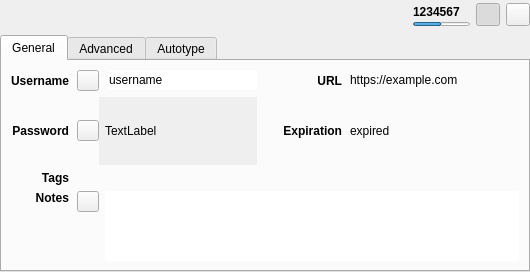
<?xml version="1.0" encoding="UTF-8"?>
<ui version="4.0">
 <class>EntryPreviewWidget</class>
 <widget class="QWidget" name="EntryPreviewWidget">
  <property name="geometry">
   <rect>
    <x>0</x>
    <y>0</y>
    <width>530</width>
    <height>257</height>
   </rect>
  </property>
  <layout class="QVBoxLayout" name="verticalLayout_7">
   <property name="spacing">
    <number>0</number>
   </property>
   <property name="leftMargin">
    <number>0</number>
   </property>
   <property name="topMargin">
    <number>0</number>
   </property>
   <property name="rightMargin">
    <number>0</number>
   </property>
   <property name="bottomMargin">
    <number>0</number>
   </property>
   <item>
    <widget class="QStackedWidget" name="stackedWidget">
     <property name="currentIndex">
      <number>0</number>
     </property>
     <widget class="QWidget" name="pageEntry">
      <layout class="QVBoxLayout" name="verticalLayout_3">
       <property name="leftMargin">
        <number>0</number>
       </property>
       <property name="topMargin">
        <number>0</number>
       </property>
       <property name="rightMargin">
        <number>0</number>
       </property>
       <property name="bottomMargin">
        <number>0</number>
       </property>
       <item>
        <layout class="QHBoxLayout" name="entryHorizontalLayout" stretch="1,0,0,0">
         <property name="sizeConstraint">
          <enum>QLayout::SetDefaultConstraint</enum>
         </property>
         <property name="leftMargin">
          <number>5</number>
         </property>
         <property name="topMargin">
          <number>3</number>
         </property>
         <property name="bottomMargin">
          <number>3</number>
         </property>
         <item>
          <layout class="QHBoxLayout" name="horizontalLayout">
           <property name="spacing">
            <number>12</number>
           </property>
           <item>
            <widget class="QLabel" name="entryIcon">
             <property name="sizePolicy">
              <sizepolicy hsizetype="Minimum" vsizetype="Preferred">
               <horstretch>0</horstretch>
               <verstretch>0</verstretch>
              </sizepolicy>
             </property>
             <property name="minimumSize">
              <size>
               <width>16</width>
               <height>0</height>
              </size>
             </property>
             <property name="text">
              <string/>
             </property>
            </widget>
           </item>
           <item>
            <widget class="ElidedLabel" name="entryTitleLabel">
             <property name="sizePolicy">
              <sizepolicy hsizetype="Expanding" vsizetype="Preferred">
               <horstretch>0</horstretch>
               <verstretch>0</verstretch>
              </sizepolicy>
             </property>
             <property name="font">
              <font>
               <pointsize>12</pointsize>
              </font>
             </property>
             <property name="focusPolicy">
              <enum>Qt::ClickFocus</enum>
             </property>
             <property name="textFormat">
              <enum>Qt::PlainText</enum>
             </property>
             <property name="textInteractionFlags">
              <set>Qt::LinksAccessibleByMouse|Qt::TextSelectableByMouse</set>
             </property>
            </widget>
           </item>
          </layout>
         </item>
         <item>
          <widget class="QWidget" name="entryTotp" native="true">
           <property name="minimumSize">
            <size>
             <width>0</width>
             <height>0</height>
            </size>
           </property>
           <layout class="QVBoxLayout" name="verticalLayout_2">
            <property name="spacing">
             <number>0</number>
            </property>
            <property name="leftMargin">
             <number>0</number>
            </property>
            <property name="topMargin">
             <number>0</number>
            </property>
            <property name="rightMargin">
             <number>0</number>
            </property>
            <property name="bottomMargin">
             <number>0</number>
            </property>
            <item>
             <widget class="QLabel" name="entryTotpLabel">
              <property name="font">
               <font>
                <bold>true</bold>
               </font>
              </property>
              <property name="toolTip">
               <string>Double click to copy to clipboard</string>
              </property>
              <property name="text">
               <string notr="true">1234567</string>
              </property>
              <property name="textInteractionFlags">
               <set>Qt::TextInteractionFlag::LinksAccessibleByMouse|Qt::TextInteractionFlag::TextSelectableByKeyboard|Qt::TextInteractionFlag::TextSelectableByMouse</set>
              </property>
             </widget>
            </item>
            <item>
             <widget class="QProgressBar" name="entryTotpProgress">
              <property name="maximumSize">
               <size>
                <width>57</width>
                <height>4</height>
               </size>
              </property>
              <property name="value">
               <number>50</number>
              </property>
              <property name="textVisible">
               <bool>false</bool>
              </property>
             </widget>
            </item>
           </layout>
          </widget>
         </item>
         <item>
          <widget class="QToolButton" name="entryTotpButton">
           <property name="toolTip">
            <string>Display current TOTP value</string>
           </property>
           <property name="text">
            <string/>
           </property>
           <property name="checkable">
            <bool>true</bool>
           </property>
           <property name="checked">
            <bool>true</bool>
           </property>
          </widget>
         </item>
         <item>
          <widget class="QToolButton" name="entryCloseButton">
           <property name="toolTip">
            <string>Close</string>
           </property>
           <property name="text">
            <string/>
           </property>
          </widget>
         </item>
        </layout>
       </item>
       <item>
        <widget class="QTabWidget" name="entryTabWidget">
         <property name="currentIndex">
          <number>0</number>
         </property>
         <property name="documentMode">
          <bool>false</bool>
         </property>
         <property name="tabsClosable">
          <bool>false</bool>
         </property>
         <property name="movable">
          <bool>false</bool>
         </property>
         <widget class="QWidget" name="entryGeneralTab">
          <attribute name="title">
           <string>General</string>
          </attribute>
          <layout class="QVBoxLayout" name="verticalLayout_5">
           <item>
            <widget class="QWidget" name="entryGeneralWidget" native="true">
             <layout class="QGridLayout" name="gridLayout" rowstretch="0,0,0,1" columnstretch="0,1,0,0,0,1">
              <property name="leftMargin">
               <number>0</number>
              </property>
              <property name="topMargin">
               <number>0</number>
              </property>
              <property name="rightMargin">
               <number>0</number>
              </property>
              <property name="bottomMargin">
               <number>0</number>
              </property>
              <property name="horizontalSpacing">
               <number>8</number>
              </property>
              <property name="verticalSpacing">
               <number>6</number>
              </property>
              <item row="1" column="1" colspan="2">
               <layout class="QHBoxLayout" name="horizontalLayout_7">
                <item>
                 <widget class="QToolButton" name="togglePasswordButton">
                  <property name="text">
                   <string notr="true"/>
                  </property>
                  <property name="iconSize">
                   <size>
                    <width>14</width>
                    <height>14</height>
                   </size>
                  </property>
                  <property name="checkable">
                   <bool>true</bool>
                  </property>
                 </widget>
                </item>
                <item>
                 <widget class="QScrollArea" name="passwordScrollArea">
                  <property name="frameShape">
                   <enum>QFrame::NoFrame</enum>
                  </property>
                  <property name="frameShadow">
                   <enum>QFrame::Plain</enum>
                  </property>
                  <property name="verticalScrollBarPolicy">
                   <enum>Qt::ScrollBarAlwaysOff</enum>
                  </property>
                  <property name="sizeAdjustPolicy">
                   <enum>QAbstractScrollArea::AdjustToContents</enum>
                  </property>
                  <property name="widgetResizable">
                   <bool>true</bool>
                  </property>
                  <widget class="QWidget" name="scrollAreaWidgetContents">
                   <property name="geometry">
                    <rect>
                     <x>0</x>
                     <y>0</y>
                     <width>157</width>
                     <height>63</height>
                    </rect>
                   </property>
                   <layout class="QHBoxLayout" name="horizontalLayout_8">
                    <property name="leftMargin">
                     <number>6</number>
                    </property>
                    <property name="topMargin">
                     <number>0</number>
                    </property>
                    <property name="rightMargin">
                     <number>0</number>
                    </property>
                    <property name="bottomMargin">
                     <number>0</number>
                    </property>
                    <item>
                     <widget class="QLabel" name="entryPasswordLabel">
                      <property name="focusPolicy">
                       <enum>Qt::ClickFocus</enum>
                      </property>
                      <property name="text">
                       <string notr="true">TextLabel</string>
                      </property>
                      <property name="textInteractionFlags">
                       <set>Qt::LinksAccessibleByMouse|Qt::TextSelectableByMouse</set>
                      </property>
                      <property name="blendIn" stdset="0">
                       <bool>true</bool>
                      </property>
                     </widget>
                    </item>
                   </layout>
                  </widget>
                 </widget>
                </item>
               </layout>
              </item>
              <item row="0" column="5">
               <widget class="ElidedLabel" name="entryUrlLabel">
                <property name="sizePolicy">
                 <sizepolicy hsizetype="Expanding" vsizetype="Preferred">
                  <horstretch>0</horstretch>
                  <verstretch>0</verstretch>
                 </sizepolicy>
                </property>
                <property name="minimumSize">
                 <size>
                  <width>150</width>
                  <height>0</height>
                 </size>
                </property>
                <property name="cursor">
                 <cursorShape>PointingHandCursor</cursorShape>
                </property>
                <property name="focusPolicy">
                 <enum>Qt::ClickFocus</enum>
                </property>
                <property name="text">
                 <string notr="true">https://example.com</string>
                </property>
                <property name="textFormat">
                 <enum>Qt::RichText</enum>
                </property>
                <property name="textInteractionFlags">
                 <set>Qt::TextBrowserInteraction</set>
                </property>
                <property name="blendIn" stdset="0">
                 <bool>true</bool>
                </property>
               </widget>
              </item>
              <item row="0" column="3">
               <spacer name="entryMiddleHorizontalSpacer">
                <property name="orientation">
                 <enum>Qt::Horizontal</enum>
                </property>
                <property name="sizeType">
                 <enum>QSizePolicy::Fixed</enum>
                </property>
                <property name="sizeHint" stdset="0">
                 <size>
                  <width>10</width>
                  <height>20</height>
                 </size>
                </property>
               </spacer>
              </item>
              <item row="0" column="0">
               <widget class="QLabel" name="entryUsernameTitleLabel">
                <property name="sizePolicy">
                 <sizepolicy hsizetype="Minimum" vsizetype="Preferred">
                  <horstretch>0</horstretch>
                  <verstretch>0</verstretch>
                 </sizepolicy>
                </property>
                <property name="font">
                 <font>
                  <weight>75</weight>
                  <bold>true</bold>
                 </font>
                </property>
                <property name="layoutDirection">
                 <enum>Qt::LeftToRight</enum>
                </property>
                <property name="text">
                 <string>Username</string>
                </property>
                <property name="alignment">
                 <set>Qt::AlignRight|Qt::AlignTrailing|Qt::AlignVCenter</set>
                </property>
               </widget>
              </item>
              <item row="3" column="1" colspan="5">
               <layout class="QHBoxLayout" name="horizontalLayout_3" stretch="0,0">
                <property name="spacing">
                 <number>6</number>
                </property>
                <item alignment="Qt::AlignTop">
                 <widget class="QToolButton" name="toggleEntryNotesButton">
                  <property name="text">
                   <string/>
                  </property>
                  <property name="iconSize">
                   <size>
                    <width>14</width>
                    <height>14</height>
                   </size>
                  </property>
                  <property name="checkable">
                   <bool>true</bool>
                  </property>
                 </widget>
                </item>
                <item>
                 <widget class="QTextEdit" name="entryNotesTextEdit">
                  <property name="focusPolicy">
                   <enum>Qt::ClickFocus</enum>
                  </property>
                  <property name="frameShape">
                   <enum>QFrame::NoFrame</enum>
                  </property>
                  <property name="frameShadow">
                   <enum>QFrame::Plain</enum>
                  </property>
                  <property name="lineWidth">
                   <number>0</number>
                  </property>
                  <property name="tabChangesFocus">
                   <bool>true</bool>
                  </property>
                  <property name="readOnly">
                   <bool>true</bool>
                  </property>
                  <property name="blendIn" stdset="0">
                   <bool>true</bool>
                  </property>
                 </widget>
                </item>
               </layout>
              </item>
              <item row="2" column="0">
               <widget class="QLabel" name="entryTagsTitleLabel">
                <property name="sizePolicy">
                 <sizepolicy hsizetype="Minimum" vsizetype="Preferred">
                  <horstretch>0</horstretch>
                  <verstretch>0</verstretch>
                 </sizepolicy>
                </property>
                <property name="font">
                 <font>
                  <weight>75</weight>
                  <bold>true</bold>
                 </font>
                </property>
                <property name="text">
                 <string>Tags</string>
                </property>
                <property name="alignment">
                 <set>Qt::AlignRight|Qt::AlignTrailing|Qt::AlignVCenter</set>
                </property>
               </widget>
              </item>
              <item row="0" column="1" colspan="2">
               <layout class="QHBoxLayout" name="horizontalLayout_6">
                <property name="spacing">
                 <number>8</number>
                </property>
                <item>
                 <widget class="QToolButton" name="toggleUsernameButton">
                  <property name="text">
                   <string/>
                  </property>
                  <property name="iconSize">
                   <size>
                    <width>14</width>
                    <height>14</height>
                   </size>
                  </property>
                  <property name="checkable">
                   <bool>true</bool>
                  </property>
                 </widget>
                </item>
                <item>
                 <widget class="QLineEdit" name="entryUsernameLabel">
                  <property name="minimumSize">
                   <size>
                    <width>150</width>
                    <height>0</height>
                   </size>
                  </property>
                  <property name="focusPolicy">
                   <enum>Qt::ClickFocus</enum>
                  </property>
                  <property name="text">
                   <string notr="true">username</string>
                  </property>
                  <property name="frame">
                   <bool>false</bool>
                  </property>
                  <property name="cursorPosition">
                   <number>8</number>
                  </property>
                  <property name="dragEnabled">
                   <bool>true</bool>
                  </property>
                  <property name="readOnly">
                   <bool>true</bool>
                  </property>
                  <property name="blendIn" stdset="0">
                   <bool>true</bool>
                  </property>
                 </widget>
                </item>
               </layout>
              </item>
              <item row="2" column="1" colspan="5">
               <widget class="TagsEdit" name="entryTagsList" native="true">
                <property name="focusPolicy">
                 <enum>Qt::ClickFocus</enum>
                </property>
                <property name="accessibleName">
                 <string>Tags list</string>
                </property>
                <property name="blendIn" stdset="0">
                 <bool>true</bool>
                </property>
               </widget>
              </item>
              <item row="1" column="5">
               <widget class="QLabel" name="entryExpirationLabel">
                <property name="sizePolicy">
                 <sizepolicy hsizetype="Expanding" vsizetype="Preferred">
                  <horstretch>0</horstretch>
                  <verstretch>0</verstretch>
                 </sizepolicy>
                </property>
                <property name="focusPolicy">
                 <enum>Qt::ClickFocus</enum>
                </property>
                <property name="text">
                 <string notr="true">expired</string>
                </property>
                <property name="textFormat">
                 <enum>Qt::PlainText</enum>
                </property>
                <property name="textInteractionFlags">
                 <set>Qt::LinksAccessibleByMouse|Qt::TextSelectableByMouse</set>
                </property>
                <property name="blendIn" stdset="0">
                 <bool>true</bool>
                </property>
               </widget>
              </item>
              <item row="1" column="3">
               <spacer name="entryMiddleHorizontalSpacer_3">
                <property name="orientation">
                 <enum>Qt::Horizontal</enum>
                </property>
                <property name="sizeType">
                 <enum>QSizePolicy::Fixed</enum>
                </property>
                <property name="sizeHint" stdset="0">
                 <size>
                  <width>10</width>
                  <height>20</height>
                 </size>
                </property>
               </spacer>
              </item>
              <item row="1" column="0">
               <widget class="QLabel" name="entryPasswordTitleLabel">
                <property name="sizePolicy">
                 <sizepolicy hsizetype="Minimum" vsizetype="Preferred">
                  <horstretch>0</horstretch>
                  <verstretch>0</verstretch>
                 </sizepolicy>
                </property>
                <property name="font">
                 <font>
                  <weight>75</weight>
                  <bold>true</bold>
                 </font>
                </property>
                <property name="text">
                 <string>Password</string>
                </property>
                <property name="alignment">
                 <set>Qt::AlignRight|Qt::AlignTrailing|Qt::AlignVCenter</set>
                </property>
               </widget>
              </item>
              <item row="3" column="0">
               <widget class="QLabel" name="entryNotesTitleLabel">
                <property name="sizePolicy">
                 <sizepolicy hsizetype="Minimum" vsizetype="Preferred">
                  <horstretch>0</horstretch>
                  <verstretch>0</verstretch>
                 </sizepolicy>
                </property>
                <property name="font">
                 <font>
                  <weight>75</weight>
                  <bold>true</bold>
                 </font>
                </property>
                <property name="text">
                 <string>Notes</string>
                </property>
                <property name="alignment">
                 <set>Qt::AlignRight|Qt::AlignTop|Qt::AlignTrailing</set>
                </property>
               </widget>
              </item>
              <item row="1" column="4">
               <widget class="QLabel" name="entryExpirationTitleLabel">
                <property name="sizePolicy">
                 <sizepolicy hsizetype="Minimum" vsizetype="Preferred">
                  <horstretch>0</horstretch>
                  <verstretch>0</verstretch>
                 </sizepolicy>
                </property>
                <property name="font">
                 <font>
                  <weight>75</weight>
                  <bold>true</bold>
                 </font>
                </property>
                <property name="text">
                 <string>Expiration</string>
                </property>
                <property name="alignment">
                 <set>Qt::AlignRight|Qt::AlignTrailing|Qt::AlignVCenter</set>
                </property>
               </widget>
              </item>
              <item row="0" column="4">
               <widget class="QLabel" name="entryUrlTitleLabel">
                <property name="sizePolicy">
                 <sizepolicy hsizetype="Minimum" vsizetype="Preferred">
                  <horstretch>0</horstretch>
                  <verstretch>0</verstretch>
                 </sizepolicy>
                </property>
                <property name="font">
                 <font>
                  <weight>75</weight>
                  <bold>true</bold>
                 </font>
                </property>
                <property name="text">
                 <string>URL</string>
                </property>
                <property name="alignment">
                 <set>Qt::AlignRight|Qt::AlignTrailing|Qt::AlignVCenter</set>
                </property>
               </widget>
              </item>
             </layout>
            </widget>
           </item>
          </layout>
         </widget>
         <widget class="QWidget" name="entryAdvancedTab">
          <attribute name="title">
           <string>Advanced</string>
          </attribute>
          <layout class="QGridLayout" name="gridLayout_1">
           <property name="leftMargin">
            <number>5</number>
           </property>
           <property name="topMargin">
            <number>5</number>
           </property>
           <property name="rightMargin">
            <number>5</number>
           </property>
           <property name="bottomMargin">
            <number>5</number>
           </property>
           <property name="horizontalSpacing">
            <number>8</number>
           </property>
           <item row="0" column="1">
            <widget class="QLabel" name="attachmentsTitleLabel">
             <property name="sizePolicy">
              <sizepolicy hsizetype="Minimum" vsizetype="Preferred">
               <horstretch>0</horstretch>
               <verstretch>0</verstretch>
              </sizepolicy>
             </property>
             <property name="font">
              <font>
               <weight>75</weight>
               <bold>true</bold>
              </font>
             </property>
             <property name="text">
              <string>Attachments</string>
             </property>
            </widget>
           </item>
           <item row="1" column="1">
            <widget class="EntryAttachmentsWidget" name="entryAttachmentsWidget" native="true">
             <property name="sizePolicy">
              <sizepolicy hsizetype="Expanding" vsizetype="Expanding">
               <horstretch>0</horstretch>
               <verstretch>0</verstretch>
              </sizepolicy>
             </property>
             <property name="focusPolicy">
              <enum>Qt::ClickFocus</enum>
             </property>
            </widget>
           </item>
           <item row="0" column="0">
            <widget class="QLabel" name="attributesTitleLabel">
             <property name="sizePolicy">
              <sizepolicy hsizetype="Minimum" vsizetype="Preferred">
               <horstretch>0</horstretch>
               <verstretch>0</verstretch>
              </sizepolicy>
             </property>
             <property name="font">
              <font>
               <weight>75</weight>
               <bold>true</bold>
              </font>
             </property>
             <property name="text">
              <string>Attributes</string>
             </property>
            </widget>
           </item>
           <item row="1" column="0">
            <widget class="QTableWidget" name="entryAttributesTable">
             <property name="focusPolicy">
              <enum>Qt::NoFocus</enum>
             </property>
             <property name="styleSheet">
              <string notr="true">QTableView::item {padding: 3px;}</string>
             </property>
             <property name="frameShape">
              <enum>QFrame::NoFrame</enum>
             </property>
             <property name="editTriggers">
              <set>QAbstractItemView::NoEditTriggers</set>
             </property>
             <property name="showDropIndicator" stdset="0">
              <bool>false</bool>
             </property>
             <property name="selectionMode">
              <enum>QAbstractItemView::NoSelection</enum>
             </property>
             <property name="showGrid">
              <bool>false</bool>
             </property>
             <property name="cornerButtonEnabled">
              <bool>false</bool>
             </property>
             <attribute name="horizontalHeaderVisible">
              <bool>false</bool>
             </attribute>
             <attribute name="horizontalHeaderStretchLastSection">
              <bool>true</bool>
             </attribute>
             <attribute name="verticalHeaderVisible">
              <bool>false</bool>
             </attribute>
            </widget>
           </item>
          </layout>
         </widget>
         <widget class="QWidget" name="entryAutotypeTab">
          <attribute name="title">
           <string>Autotype</string>
          </attribute>
          <layout class="QVBoxLayout" name="verticalLayout_4">
           <item>
            <widget class="QWidget" name="entryAutotypeWidget" native="true">
             <layout class="QGridLayout" name="gridLayout_3">
              <property name="leftMargin">
               <number>0</number>
              </property>
              <property name="topMargin">
               <number>0</number>
              </property>
              <property name="rightMargin">
               <number>0</number>
              </property>
              <property name="bottomMargin">
               <number>5</number>
              </property>
              <item row="0" column="0">
               <widget class="QLabel" name="entrySequenceTitleLabel">
                <property name="sizePolicy">
                 <sizepolicy hsizetype="Minimum" vsizetype="Preferred">
                  <horstretch>0</horstretch>
                  <verstretch>0</verstretch>
                 </sizepolicy>
                </property>
                <property name="font">
                 <font>
                  <weight>75</weight>
                  <bold>true</bold>
                 </font>
                </property>
                <property name="text">
                 <string>Default Sequence</string>
                </property>
                <property name="alignment">
                 <set>Qt::AlignRight|Qt::AlignTop|Qt::AlignTrailing</set>
                </property>
               </widget>
              </item>
              <item row="0" column="1">
               <widget class="QLabel" name="entrySequenceLabel">
                <property name="sizePolicy">
                 <sizepolicy hsizetype="Expanding" vsizetype="Preferred">
                  <horstretch>0</horstretch>
                  <verstretch>0</verstretch>
                 </sizepolicy>
                </property>
                <property name="text">
                 <string notr="true">sequence</string>
                </property>
                <property name="alignment">
                 <set>Qt::AlignLeading|Qt::AlignLeft|Qt::AlignVCenter</set>
                </property>
                <property name="wordWrap">
                 <bool>true</bool>
                </property>
               </widget>
              </item>
             </layout>
            </widget>
           </item>
           <item>
            <widget class="QTreeWidget" name="entryAutotypeTree">
             <property name="focusPolicy">
              <enum>Qt::NoFocus</enum>
             </property>
             <property name="frameShadow">
              <enum>QFrame::Sunken</enum>
             </property>
             <property name="showDropIndicator" stdset="0">
              <bool>true</bool>
             </property>
             <property name="selectionMode">
              <enum>QAbstractItemView::NoSelection</enum>
             </property>
             <property name="rootIsDecorated">
              <bool>true</bool>
             </property>
             <property name="wordWrap">
              <bool>false</bool>
             </property>
             <property name="columnCount">
              <number>2</number>
             </property>
             <attribute name="headerCascadingSectionResizes">
              <bool>false</bool>
             </attribute>
             <attribute name="headerMinimumSectionSize">
              <number>50</number>
             </attribute>
             <attribute name="headerDefaultSectionSize">
              <number>250</number>
             </attribute>
             <attribute name="headerStretchLastSection">
              <bool>true</bool>
             </attribute>
             <column>
              <property name="text">
               <string>Window</string>
              </property>
             </column>
             <column>
              <property name="text">
               <string>Sequence</string>
              </property>
             </column>
            </widget>
           </item>
          </layout>
         </widget>
        </widget>
       </item>
      </layout>
     </widget>
     <widget class="QWidget" name="pageGroup">
      <layout class="QVBoxLayout" name="verticalLayout_13">
       <property name="leftMargin">
        <number>0</number>
       </property>
       <property name="topMargin">
        <number>0</number>
       </property>
       <property name="rightMargin">
        <number>0</number>
       </property>
       <property name="bottomMargin">
        <number>0</number>
       </property>
       <item>
        <layout class="QHBoxLayout" name="groupHorizontalLayout" stretch="0,0">
         <property name="sizeConstraint">
          <enum>QLayout::SetDefaultConstraint</enum>
         </property>
         <property name="leftMargin">
          <number>5</number>
         </property>
         <property name="topMargin">
          <number>3</number>
         </property>
         <property name="bottomMargin">
          <number>3</number>
         </property>
         <item>
          <layout class="QHBoxLayout" name="horizontalLayout_5">
           <property name="spacing">
            <number>12</number>
           </property>
           <item>
            <widget class="QLabel" name="groupIcon">
             <property name="sizePolicy">
              <sizepolicy hsizetype="Minimum" vsizetype="Preferred">
               <horstretch>0</horstretch>
               <verstretch>0</verstretch>
              </sizepolicy>
             </property>
             <property name="text">
              <string/>
             </property>
            </widget>
           </item>
           <item>
            <widget class="ElidedLabel" name="groupTitleLabel">
             <property name="sizePolicy">
              <sizepolicy hsizetype="Expanding" vsizetype="Preferred">
               <horstretch>0</horstretch>
               <verstretch>0</verstretch>
              </sizepolicy>
             </property>
             <property name="font">
              <font>
               <pointsize>12</pointsize>
              </font>
             </property>
             <property name="textFormat">
              <enum>Qt::AutoText</enum>
             </property>
            </widget>
           </item>
          </layout>
         </item>
         <item>
          <widget class="QToolButton" name="groupCloseButton">
           <property name="toolTip">
            <string>Close</string>
           </property>
           <property name="text">
            <string/>
           </property>
          </widget>
         </item>
        </layout>
       </item>
       <item>
        <widget class="QTabWidget" name="groupTabWidget">
         <property name="currentIndex">
          <number>0</number>
         </property>
         <property name="documentMode">
          <bool>false</bool>
         </property>
         <property name="tabsClosable">
          <bool>false</bool>
         </property>
         <property name="movable">
          <bool>false</bool>
         </property>
         <widget class="QWidget" name="groupGeneralTab">
          <attribute name="title">
           <string>General</string>
          </attribute>
          <layout class="QVBoxLayout" name="verticalLayout_8">
           <item>
            <widget class="QWidget" name="groupGeneralWidget" native="true">
             <layout class="QGridLayout" name="gridLayout_2" rowstretch="0,0,0,1">
              <property name="leftMargin">
               <number>0</number>
              </property>
              <property name="topMargin">
               <number>0</number>
              </property>
              <property name="rightMargin">
               <number>0</number>
              </property>
              <property name="bottomMargin">
               <number>0</number>
              </property>
              <item row="2" column="2">
               <widget class="QLabel" name="groupExpirationLabel">
                <property name="sizePolicy">
                 <sizepolicy hsizetype="Expanding" vsizetype="Preferred">
                  <horstretch>0</horstretch>
                  <verstretch>0</verstretch>
                 </sizepolicy>
                </property>
               </widget>
              </item>
              <item row="0" column="0">
               <widget class="QLabel" name="groupAutotypeTitleLabel">
                <property name="sizePolicy">
                 <sizepolicy hsizetype="Minimum" vsizetype="Preferred">
                  <horstretch>0</horstretch>
                  <verstretch>0</verstretch>
                 </sizepolicy>
                </property>
                <property name="font">
                 <font>
                  <weight>75</weight>
                  <bold>true</bold>
                 </font>
                </property>
                <property name="text">
                 <string>Autotype</string>
                </property>
                <property name="alignment">
                 <set>Qt::AlignRight|Qt::AlignTrailing|Qt::AlignVCenter</set>
                </property>
               </widget>
              </item>
              <item row="1" column="2">
               <widget class="QLabel" name="groupSearchingLabel">
                <property name="sizePolicy">
                 <sizepolicy hsizetype="Expanding" vsizetype="Preferred">
                  <horstretch>0</horstretch>
                  <verstretch>0</verstretch>
                 </sizepolicy>
                </property>
               </widget>
              </item>
              <item row="2" column="0">
               <widget class="QLabel" name="groupExpirationTitleLabel">
                <property name="sizePolicy">
                 <sizepolicy hsizetype="Minimum" vsizetype="Preferred">
                  <horstretch>0</horstretch>
                  <verstretch>0</verstretch>
                 </sizepolicy>
                </property>
                <property name="font">
                 <font>
                  <weight>75</weight>
                  <bold>true</bold>
                 </font>
                </property>
                <property name="text">
                 <string>Expiration</string>
                </property>
                <property name="alignment">
                 <set>Qt::AlignRight|Qt::AlignTrailing|Qt::AlignVCenter</set>
                </property>
               </widget>
              </item>
              <item row="1" column="0">
               <widget class="QLabel" name="groupSearchingTitleLabel">
                <property name="sizePolicy">
                 <sizepolicy hsizetype="Minimum" vsizetype="Preferred">
                  <horstretch>0</horstretch>
                  <verstretch>0</verstretch>
                 </sizepolicy>
                </property>
                <property name="font">
                 <font>
                  <weight>75</weight>
                  <bold>true</bold>
                 </font>
                </property>
                <property name="text">
                 <string>Searching</string>
                </property>
                <property name="alignment">
                 <set>Qt::AlignRight|Qt::AlignTrailing|Qt::AlignVCenter</set>
                </property>
               </widget>
              </item>
              <item row="3" column="0">
               <widget class="QLabel" name="groupNotesTitleLabel">
                <property name="sizePolicy">
                 <sizepolicy hsizetype="Minimum" vsizetype="Preferred">
                  <horstretch>0</horstretch>
                  <verstretch>0</verstretch>
                 </sizepolicy>
                </property>
                <property name="font">
                 <font>
                  <weight>75</weight>
                  <bold>true</bold>
                 </font>
                </property>
                <property name="text">
                 <string>Notes</string>
                </property>
                <property name="alignment">
                 <set>Qt::AlignRight|Qt::AlignTop|Qt::AlignTrailing</set>
                </property>
               </widget>
              </item>
              <item row="3" column="1" colspan="2">
               <layout class="QHBoxLayout" name="horizontalLayout_4" stretch="0,0">
                <property name="spacing">
                 <number>6</number>
                </property>
                <item alignment="Qt::AlignTop">
                 <widget class="QToolButton" name="toggleGroupNotesButton">
                  <property name="text">
                   <string/>
                  </property>
                  <property name="checkable">
                   <bool>true</bool>
                  </property>
                 </widget>
                </item>
                <item>
                 <widget class="QTextEdit" name="groupNotesTextEdit">
                  <property name="focusPolicy">
                   <enum>Qt::ClickFocus</enum>
                  </property>
                  <property name="frameShape">
                   <enum>QFrame::NoFrame</enum>
                  </property>
                  <property name="frameShadow">
                   <enum>QFrame::Plain</enum>
                  </property>
                  <property name="lineWidth">
                   <number>0</number>
                  </property>
                  <property name="tabChangesFocus">
                   <bool>true</bool>
                  </property>
                  <property name="readOnly">
                   <bool>true</bool>
                  </property>
                  <property name="blendIn" stdset="0">
                   <bool>true</bool>
                  </property>
                 </widget>
                </item>
               </layout>
              </item>
              <item row="0" column="2">
               <widget class="QLabel" name="groupAutotypeLabel">
                <property name="sizePolicy">
                 <sizepolicy hsizetype="Expanding" vsizetype="Preferred">
                  <horstretch>0</horstretch>
                  <verstretch>0</verstretch>
                 </sizepolicy>
                </property>
               </widget>
              </item>
             </layout>
            </widget>
           </item>
          </layout>
         </widget>
         <widget class="QWidget" name="groupShareTab">
          <attribute name="title">
           <string>Share</string>
          </attribute>
          <layout class="QVBoxLayout" name="verticalLayout_12">
           <item>
            <widget class="QWidget" name="groupShareWidget" native="true">
             <layout class="QGridLayout" name="gridLayout_4">
              <property name="leftMargin">
               <number>0</number>
              </property>
              <property name="topMargin">
               <number>0</number>
              </property>
              <property name="rightMargin">
               <number>0</number>
              </property>
              <property name="bottomMargin">
               <number>0</number>
              </property>
              <item row="1" column="1">
               <widget class="QLabel" name="groupSharePathLabel">
                <property name="sizePolicy">
                 <sizepolicy hsizetype="Expanding" vsizetype="Preferred">
                  <horstretch>0</horstretch>
                  <verstretch>0</verstretch>
                 </sizepolicy>
                </property>
                <property name="text">
                 <string notr="true">&lt;path&gt;</string>
                </property>
               </widget>
              </item>
              <item row="1" column="0">
               <widget class="QLabel" name="groupShareTypeLabel">
                <property name="font">
                 <font>
                  <weight>75</weight>
                  <bold>true</bold>
                 </font>
                </property>
                <property name="text">
                 <string notr="true">&lt;type&gt;</string>
                </property>
                <property name="alignment">
                 <set>Qt::AlignRight|Qt::AlignTrailing|Qt::AlignVCenter</set>
                </property>
               </widget>
              </item>
              <item row="2" column="1">
               <spacer name="verticalSpacer">
                <property name="orientation">
                 <enum>Qt::Vertical</enum>
                </property>
                <property name="sizeHint" stdset="0">
                 <size>
                  <width>20</width>
                  <height>147</height>
                 </size>
                </property>
               </spacer>
              </item>
             </layout>
            </widget>
           </item>
          </layout>
         </widget>
        </widget>
       </item>
      </layout>
     </widget>
    </widget>
   </item>
  </layout>
  <action name="searchIcon">
   <property name="text">
    <string>Search</string>
   </property>
  </action>
  <action name="clearIcon">
   <property name="text">
    <string>Clear</string>
   </property>
  </action>
 </widget>
 <customwidgets>
  <customwidget>
   <class>EntryAttachmentsWidget</class>
   <extends>QWidget</extends>
   <header>gui/entry/EntryAttachmentsWidget.h</header>
   <container>1</container>
  </customwidget>
  <customwidget>
   <class>ElidedLabel</class>
   <extends>QLabel</extends>
   <header>gui/widgets/ElidedLabel.h</header>
  </customwidget>
  <customwidget>
   <class>TagsEdit</class>
   <extends>QWidget</extends>
   <header>gui/tag/TagsEdit.h</header>
   <container>1</container>
  </customwidget>
 </customwidgets>
 <tabstops>
  <tabstop>entryTotpButton</tabstop>
  <tabstop>entryCloseButton</tabstop>
  <tabstop>entryTabWidget</tabstop>
  <tabstop>togglePasswordButton</tabstop>
  <tabstop>toggleEntryNotesButton</tabstop>
  <tabstop>groupTabWidget</tabstop>
  <tabstop>toggleGroupNotesButton</tabstop>
  <tabstop>groupCloseButton</tabstop>
 </tabstops>
 <resources/>
 <connections/>
</ui>
